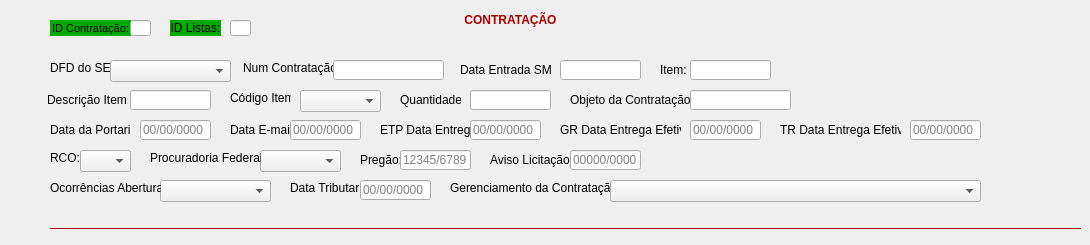
     <widget class="QWidget" name="aba_contratacao">
      <attribute name="title">
       <string>Contratação</string>
      </attribute>
      <widget class="QLabel" name="label_contratacao">
       <property name="geometry">
        <rect>
         <x>450</x>
         <y>10</y>
         <width>121</width>
         <height>20</height>
        </rect>
       </property>
       <property name="font">
        <font>
         <weight>75</weight>
         <bold>true</bold>
        </font>
       </property>
       <property name="styleSheet">
        <string notr="true">color: rgb(170, 0, 0);</string>
       </property>
       <property name="text">
        <string>CONTRATAÇÃO</string>
       </property>
       <property name="alignment">
        <set>Qt::AlignCenter</set>
       </property>
      </widget>
      <widget class="QLabel" name="label_id_contratacao">
       <property name="geometry">
        <rect>
         <x>50</x>
         <y>20</y>
         <width>81</width>
         <height>16</height>
        </rect>
       </property>
       <property name="font">
        <font>
         <pointsize>8</pointsize>
        </font>
       </property>
       <property name="styleSheet">
        <string notr="true">background-color: rgb(0, 170, 0);</string>
       </property>
       <property name="text">
        <string>ID Contratação:</string>
       </property>
       <property name="alignment">
        <set>Qt::AlignCenter</set>
       </property>
      </widget>
      <widget class="QLineEdit" name="lineEdit_id_contratacao">
       <property name="geometry">
        <rect>
         <x>130</x>
         <y>20</y>
         <width>21</width>
         <height>16</height>
        </rect>
       </property>
       <property name="styleSheet">
        <string notr="true"/>
       </property>
       <property name="readOnly">
        <bool>true</bool>
       </property>
      </widget>
      <widget class="QLineEdit" name="lineEdit_id_listas_contratacao">
       <property name="geometry">
        <rect>
         <x>230</x>
         <y>20</y>
         <width>21</width>
         <height>16</height>
        </rect>
       </property>
       <property name="styleSheet">
        <string notr="true"/>
       </property>
       <property name="readOnly">
        <bool>true</bool>
       </property>
      </widget>
      <widget class="QLabel" name="label_id_listas_contratacao">
       <property name="geometry">
        <rect>
         <x>170</x>
         <y>20</y>
         <width>51</width>
         <height>16</height>
        </rect>
       </property>
       <property name="styleSheet">
        <string notr="true">background-color: rgb(0, 170, 0);</string>
       </property>
       <property name="text">
        <string>ID Listas:</string>
       </property>
       <property name="alignment">
        <set>Qt::AlignCenter</set>
       </property>
      </widget>
      <widget class="QLabel" name="label_dfd_sei">
       <property name="geometry">
        <rect>
         <x>50</x>
         <y>60</y>
         <width>61</width>
         <height>16</height>
        </rect>
       </property>
       <property name="text">
        <string>DFD do SEI:</string>
       </property>
      </widget>
      <widget class="QLabel" name="label_num_contratacao">
       <property name="geometry">
        <rect>
         <x>243</x>
         <y>60</y>
         <width>91</width>
         <height>16</height>
        </rect>
       </property>
       <property name="text">
        <string>Num Contratação:</string>
       </property>
      </widget>
      <widget class="QComboBox" name="comboBox_dfd_sei">
       <property name="geometry">
        <rect>
         <x>110</x>
         <y>60</y>
         <width>121</width>
         <height>22</height>
        </rect>
       </property>
      </widget>
      <widget class="QLabel" name="label_data_entrada_smc">
       <property name="geometry">
        <rect>
         <x>460</x>
         <y>60</y>
         <width>91</width>
         <height>20</height>
        </rect>
       </property>
       <property name="text">
        <string>Data Entrada SMC:</string>
       </property>
      </widget>
      <widget class="QLineEdit" name="lineEdit_data_entrada_smc">
       <property name="geometry">
        <rect>
         <x>560</x>
         <y>60</y>
         <width>81</width>
         <height>20</height>
        </rect>
       </property>
      </widget>
      <widget class="QLabel" name="label_item">
       <property name="geometry">
        <rect>
         <x>660</x>
         <y>60</y>
         <width>31</width>
         <height>20</height>
        </rect>
       </property>
       <property name="text">
        <string>Item:</string>
       </property>
      </widget>
      <widget class="QLineEdit" name="lineEdit_item">
       <property name="geometry">
        <rect>
         <x>690</x>
         <y>60</y>
         <width>81</width>
         <height>20</height>
        </rect>
       </property>
      </widget>
      <widget class="QLineEdit" name="lineEdit_descricao_item">
       <property name="geometry">
        <rect>
         <x>130</x>
         <y>90</y>
         <width>81</width>
         <height>20</height>
        </rect>
       </property>
      </widget>
      <widget class="QLabel" name="label_descricao_item">
       <property name="geometry">
        <rect>
         <x>47</x>
         <y>90</y>
         <width>81</width>
         <height>20</height>
        </rect>
       </property>
       <property name="text">
        <string>Descrição Item:</string>
       </property>
      </widget>
      <widget class="QLabel" name="label_codigo_item">
       <property name="geometry">
        <rect>
         <x>230</x>
         <y>90</y>
         <width>61</width>
         <height>16</height>
        </rect>
       </property>
       <property name="text">
        <string>Código Item:</string>
       </property>
      </widget>
      <widget class="QComboBox" name="comboBox_codigo_item">
       <property name="geometry">
        <rect>
         <x>300</x>
         <y>90</y>
         <width>81</width>
         <height>22</height>
        </rect>
       </property>
      </widget>
      <widget class="QLineEdit" name="lineEdit_qtde_solicitada">
       <property name="geometry">
        <rect>
         <x>470</x>
         <y>90</y>
         <width>81</width>
         <height>20</height>
        </rect>
       </property>
      </widget>
      <widget class="QLabel" name="label_qtde_solicitada">
       <property name="geometry">
        <rect>
         <x>400</x>
         <y>90</y>
         <width>61</width>
         <height>20</height>
        </rect>
       </property>
       <property name="text">
        <string>Quantidade:</string>
       </property>
      </widget>
      <widget class="QLabel" name="label_objeto_contratacao">
       <property name="geometry">
        <rect>
         <x>570</x>
         <y>90</y>
         <width>121</width>
         <height>20</height>
        </rect>
       </property>
       <property name="text">
        <string>Objeto da Contratação:</string>
       </property>
      </widget>
      <widget class="QLineEdit" name="lineEdit_objeto_contratacao">
       <property name="geometry">
        <rect>
         <x>690</x>
         <y>90</y>
         <width>101</width>
         <height>20</height>
        </rect>
       </property>
      </widget>
      <widget class="QLabel" name="label_data_portaria">
       <property name="geometry">
        <rect>
         <x>50</x>
         <y>120</y>
         <width>81</width>
         <height>20</height>
        </rect>
       </property>
       <property name="text">
        <string>Data da Portaria:</string>
       </property>
      </widget>
      <widget class="QLineEdit" name="lineEdit_data_portaria">
       <property name="geometry">
        <rect>
         <x>140</x>
         <y>120</y>
         <width>71</width>
         <height>20</height>
        </rect>
       </property>
       <property name="placeholderText">
        <string>00/00/0000</string>
       </property>
      </widget>
      <widget class="QLabel" name="label_data_email">
       <property name="geometry">
        <rect>
         <x>230</x>
         <y>120</y>
         <width>61</width>
         <height>20</height>
        </rect>
       </property>
       <property name="text">
        <string>Data E-mail:</string>
       </property>
      </widget>
      <widget class="QLineEdit" name="lineEdit_data_email">
       <property name="geometry">
        <rect>
         <x>290</x>
         <y>120</y>
         <width>71</width>
         <height>20</height>
        </rect>
       </property>
       <property name="placeholderText">
        <string>00/00/0000</string>
       </property>
      </widget>
      <widget class="QLabel" name="label_etp_data_entrega">
       <property name="geometry">
        <rect>
         <x>380</x>
         <y>120</y>
         <width>91</width>
         <height>20</height>
        </rect>
       </property>
       <property name="text">
        <string>ETP Data Entrega:</string>
       </property>
      </widget>
      <widget class="QLineEdit" name="lineEdit_etp_data_entrega">
       <property name="geometry">
        <rect>
         <x>470</x>
         <y>120</y>
         <width>71</width>
         <height>20</height>
        </rect>
       </property>
       <property name="placeholderText">
        <string>00/00/0000</string>
       </property>
      </widget>
      <widget class="QLabel" name="label_gr_data_entrega_efetiva">
       <property name="geometry">
        <rect>
         <x>560</x>
         <y>120</y>
         <width>121</width>
         <height>20</height>
        </rect>
       </property>
       <property name="text">
        <string>GR Data Entrega Efetiva:</string>
       </property>
      </widget>
      <widget class="QLineEdit" name="lineEdit_gr_data_entrega_efetiva">
       <property name="geometry">
        <rect>
         <x>690</x>
         <y>120</y>
         <width>71</width>
         <height>20</height>
        </rect>
       </property>
       <property name="placeholderText">
        <string>00/00/0000</string>
       </property>
      </widget>
      <widget class="QLabel" name="label_tr_data_entrega_efetiva">
       <property name="geometry">
        <rect>
         <x>780</x>
         <y>120</y>
         <width>121</width>
         <height>20</height>
        </rect>
       </property>
       <property name="text">
        <string>TR Data Entrega Efetiva:</string>
       </property>
      </widget>
      <widget class="QLineEdit" name="lineEdit_tr_data_entrega_efetiva">
       <property name="geometry">
        <rect>
         <x>910</x>
         <y>120</y>
         <width>71</width>
         <height>20</height>
        </rect>
       </property>
       <property name="placeholderText">
        <string>00/00/0000</string>
       </property>
      </widget>
      <widget class="QLabel" name="label_pregao">
       <property name="geometry">
        <rect>
         <x>360</x>
         <y>150</y>
         <width>41</width>
         <height>20</height>
        </rect>
       </property>
       <property name="text">
        <string>Pregão:</string>
       </property>
      </widget>
      <widget class="QLineEdit" name="lineEdit_pregao">
       <property name="geometry">
        <rect>
         <x>400</x>
         <y>150</y>
         <width>71</width>
         <height>20</height>
        </rect>
       </property>
       <property name="placeholderText">
        <string>12345/6789</string>
       </property>
      </widget>
      <widget class="QLabel" name="label_aviso_licitacao">
       <property name="geometry">
        <rect>
         <x>490</x>
         <y>150</y>
         <width>81</width>
         <height>20</height>
        </rect>
       </property>
       <property name="text">
        <string>Aviso Licitação:</string>
       </property>
      </widget>
      <widget class="QLineEdit" name="lineEdit_aviso_licitacao">
       <property name="geometry">
        <rect>
         <x>570</x>
         <y>150</y>
         <width>71</width>
         <height>20</height>
        </rect>
       </property>
       <property name="placeholderText">
        <string>00000/0000</string>
       </property>
      </widget>
      <widget class="QLabel" name="label_rco">
       <property name="geometry">
        <rect>
         <x>50</x>
         <y>150</y>
         <width>31</width>
         <height>16</height>
        </rect>
       </property>
       <property name="text">
        <string>RCO:</string>
       </property>
      </widget>
      <widget class="QComboBox" name="comboBox_rco">
       <property name="geometry">
        <rect>
         <x>80</x>
         <y>150</y>
         <width>51</width>
         <height>22</height>
        </rect>
       </property>
      </widget>
      <widget class="QComboBox" name="comboBox_procuradoria_federal">
       <property name="geometry">
        <rect>
         <x>260</x>
         <y>150</y>
         <width>81</width>
         <height>22</height>
        </rect>
       </property>
      </widget>
      <widget class="QLabel" name="label_procuradoria_federal">
       <property name="geometry">
        <rect>
         <x>150</x>
         <y>150</y>
         <width>111</width>
         <height>16</height>
        </rect>
       </property>
       <property name="text">
        <string>Procuradoria Federal:</string>
       </property>
      </widget>
      <widget class="QComboBox" name="comboBox_ocorrencias_abertura">
       <property name="geometry">
        <rect>
         <x>160</x>
         <y>180</y>
         <width>111</width>
         <height>22</height>
        </rect>
       </property>
      </widget>
      <widget class="QLabel" name="label_ocorrencias_abertura">
       <property name="geometry">
        <rect>
         <x>50</x>
         <y>180</y>
         <width>111</width>
         <height>16</height>
        </rect>
       </property>
       <property name="text">
        <string>Ocorrências Abertura:</string>
       </property>
      </widget>
      <widget class="QLabel" name="label_gerenciamento_contratacao">
       <property name="geometry">
        <rect>
         <x>450</x>
         <y>180</y>
         <width>161</width>
         <height>16</height>
        </rect>
       </property>
       <property name="text">
        <string>Gerenciamento da Contratação:</string>
       </property>
      </widget>
      <widget class="QComboBox" name="comboBox_gerenciamento_contratacao">
       <property name="geometry">
        <rect>
         <x>610</x>
         <y>180</y>
         <width>371</width>
         <height>22</height>
        </rect>
       </property>
      </widget>
      <widget class="QLabel" name="label_data_tributar">
       <property name="geometry">
        <rect>
         <x>290</x>
         <y>180</y>
         <width>71</width>
         <height>16</height>
        </rect>
       </property>
       <property name="text">
        <string>Data Tributar:</string>
       </property>
      </widget>
      <widget class="QLineEdit" name="lineEdit_data_tributar">
       <property name="geometry">
        <rect>
         <x>360</x>
         <y>180</y>
         <width>71</width>
         <height>20</height>
        </rect>
       </property>
       <property name="placeholderText">
        <string>00/00/0000</string>
       </property>
      </widget>
      <widget class="QFrame" name="frame_6">
       <property name="geometry">
        <rect>
         <x>50</x>
         <y>220</y>
         <width>1031</width>
         <height>16</height>
        </rect>
       </property>
       <property name="sizePolicy">
        <sizepolicy hsizetype="Expanding" vsizetype="Fixed">
         <horstretch>0</horstretch>
         <verstretch>0</verstretch>
        </sizepolicy>
       </property>
       <property name="styleSheet">
        <string notr="true">color: rgb(170, 0, 0);</string>
       </property>
       <property name="frameShape">
        <enum>QFrame::HLine</enum>
       </property>
       <property name="frameShadow">
        <enum>QFrame::Plain</enum>
       </property>
      </widget>
      <widget class="QLineEdit" name="lineEdit_num_contratacao_pca">
       <property name="geometry">
        <rect>
         <x>333</x>
         <y>60</y>
         <width>111</width>
         <height>20</height>
        </rect>
       </property>
      </widget>
     </widget>
